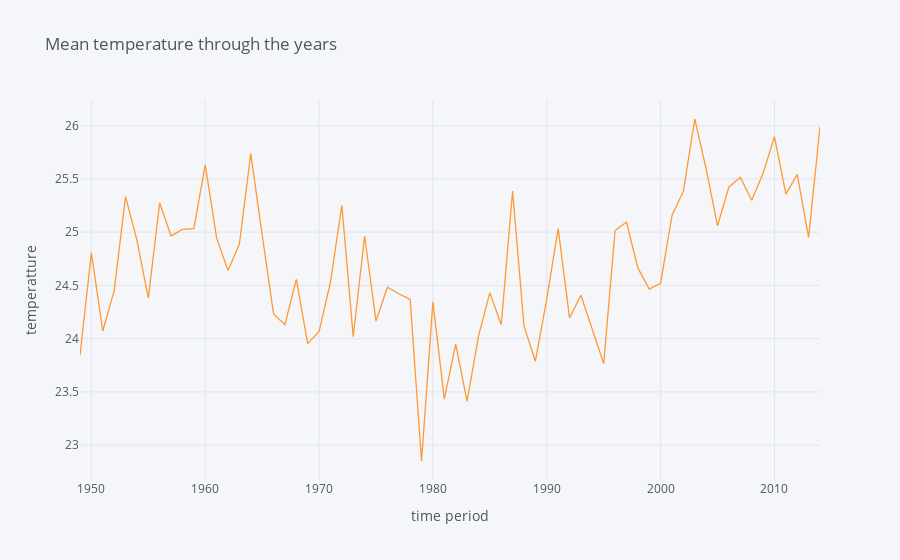

The notebook cell this image was saved under:
### Code cell
plot_plotly(df.groupby('YEAR')['MEAN'].mean(), 'Mean temperature through the years')

### Figure 1 — Plotly figure (JSON) as saved in the notebook; plotly's stock layout.template omitted (floating-point values rounded to 4 significant figures)
{"data": [{"line": {"color": "rgba(255, 153, 51, 1.0)", "dash": "solid", "shape": "linear", "width": 1.3}, "mode": "lines", "name": "MEAN", "text": "", "type": "scatter", "x": [1949, 1950, 1951, 1952, 1953, 1954, 1955, 1956, 1957, 1958, 1959, 1960, 1961, 1962, 1963, 1964, 1965, 1966, 1967, 1968, 1969, 1970, 1971, 1972, 1973, 1974, 1975, 1976, 1977, 1978, 1979, 1980, 1981, 1982, 1983, 1984, 1985, 1986, 1987, 1988, 1989, 1990, 1991, 1992, 1993, 1994, 1995, 1996, 1997, 1998, 1999, 2000, 2001, 2002, 2003, 2004, 2005, 2006, 2007, 2008, 2009, 2010, 2011, 2012, 2013, 2014], "y": [23.84, 24.8, 24.07, 24.45, 25.33, 24.92, 24.38, 25.27, 24.96, 25.03, 25.03, 25.63, 24.95, 24.64, 24.89, 25.74, 24.97, 24.23, 24.13, 24.56, 23.95, 24.07, 24.53, 25.25, 24.02, 24.96, 24.17, 24.48, 24.42, 24.37, 22.85, 24.35, 23.43, 23.95, 23.41, 24.02, 24.43, 24.13, 25.39, 24.12, 23.79, 24.37, 25.03, 24.19, 24.41, 24.08, 23.77, 25.02, 25.1, 24.66, 24.47, 24.52, 25.16, 25.38, 26.06, 25.59, 25.06, 25.42, 25.52, 25.3, 25.55, 25.9, 25.36, 25.54, 24.95, 25.99]}], "layout": {"legend": {"bgcolor": "#F5F6F9", "font": {"color": "#4D5663"}}, "paper_bgcolor": "#F5F6F9", "plot_bgcolor": "#F5F6F9", "title": {"font": {"color": "#4D5663"}, "text": "Mean temperature through the years"}, "xaxis": {"gridcolor": "#E1E5ED", "showgrid": true, "tickfont": {"color": "#4D5663"}, "title": {"font": {"color": "#4D5663"}, "text": "time period"}, "zerolinecolor": "#E1E5ED"}, "yaxis": {"gridcolor": "#E1E5ED", "showgrid": true, "tickfont": {"color": "#4D5663"}, "title": {"font": {"color": "#4D5663"}, "text": "temperatture"}, "zerolinecolor": "#E1E5ED"}}}
